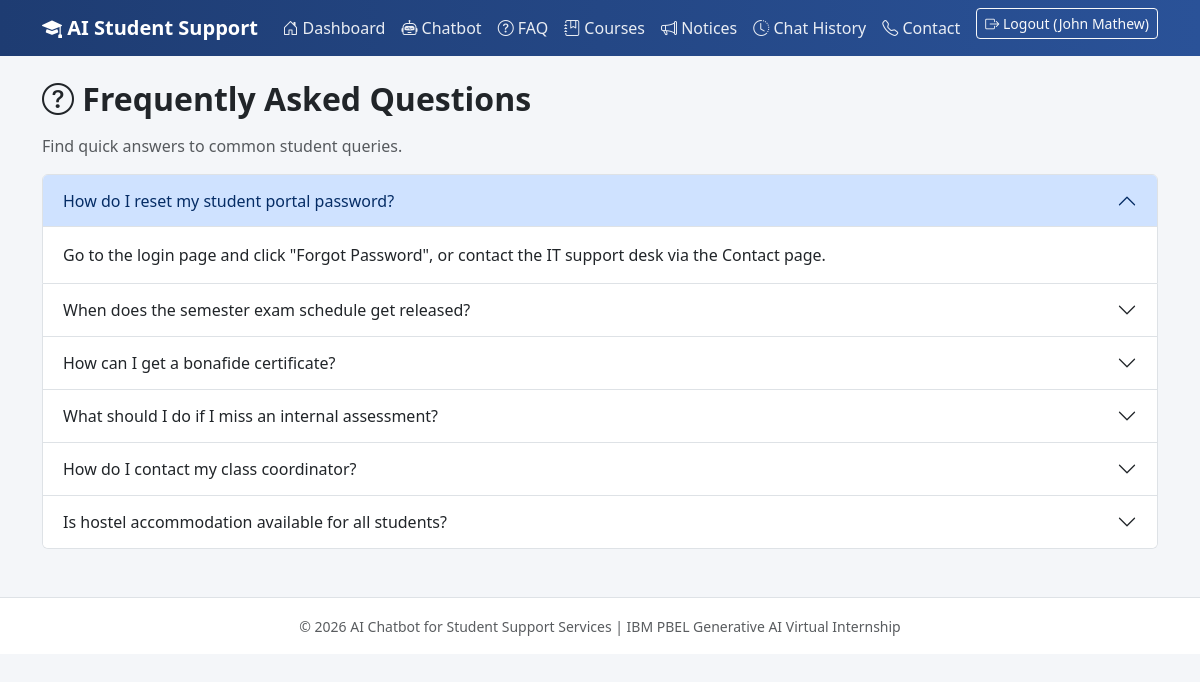
The app's page /faq (signed in) with its own data.
### tables this page shows
CREATE TABLE faqs (
    id INTEGER PRIMARY KEY AUTOINCREMENT,
    question TEXT NOT NULL,
    answer TEXT NOT NULL
);

### app.py (the view)
@app.route("/faq")
@login_required
def faq():
    conn = get_db_connection()
    faqs = conn.execute("SELECT * FROM faqs").fetchall()
    conn.close()
    return render_template("faq.html", faqs=faqs)

### app.py (called while the page is built)
def get_db_connection():
    conn = sqlite3.connect(Config.DATABASE_PATH)
    conn.row_factory = sqlite3.Row  # allows dict-like access to rows
    return conn

def login_required(view_func):
    from functools import wraps
    @wraps(view_func)
    def wrapped_view(*args, **kwargs):
        if "student_id" not in session:
            flash("Please log in to continue.", "warning")
            return redirect(url_for("login"))
        return view_func(*args, **kwargs)
    return wrapped_view

### templates/faq.html (shortened to what this page needs)
{% extends "base.html" %}
{% block content %}
<h2 class="fw-bold mb-3"><i class="bi bi-question-circle"></i> Frequently Asked Questions</h2>
<p class="text-muted">Find quick answers to common student queries.</p>
<div class="accordion" id="faqAccordion">
    {% for item in faqs %}
    <div class="accordion-item">
        <h2 class="accordion-header">
            <button class="accordion-button {% if not loop.first %}collapsed{% endif %}" type="button"
                    data-bs-toggle="collapse" data-bs-target="#faq{{ item.id }}">
                {{ item.question }}
            </button>
        </h2>
        <div id="faq{{ item.id }}" class="accordion-collapse collapse {% if loop.first %}show{% endif %}"
             data-bs-parent="#faqAccordion">
            <div class="accordion-body">
                {{ item.answer }}
            </div>
        </div>
    </div>
    {% else %}
    <p class="text-muted">No FAQs available at the moment.</p>
    {% endfor %}
</div>
{% endblock %}

### static/css/style.css (style rules this page uses)
body { background-color: #f4f6f9; font-family: 'Segoe UI', Roboto, Arial, sans-serif; }

### records on screen
faqs: question "How do I reset my student portal password?", answer "Go to the login page and click \"Forgot Password\", or contact the IT support desk via the Contact page."
faqs: question "When does the semester exam schedule get released?"
faqs: question "How can I get a bonafide certificate?"
faqs: question "What should I do if I miss an internal assessment?"
faqs: question "How do I contact my class coordinator?"
faqs: question "Is hostel accommodation available for all students?"

### other values on screen
{{ session.get('student_name') }} "John Mathew"
